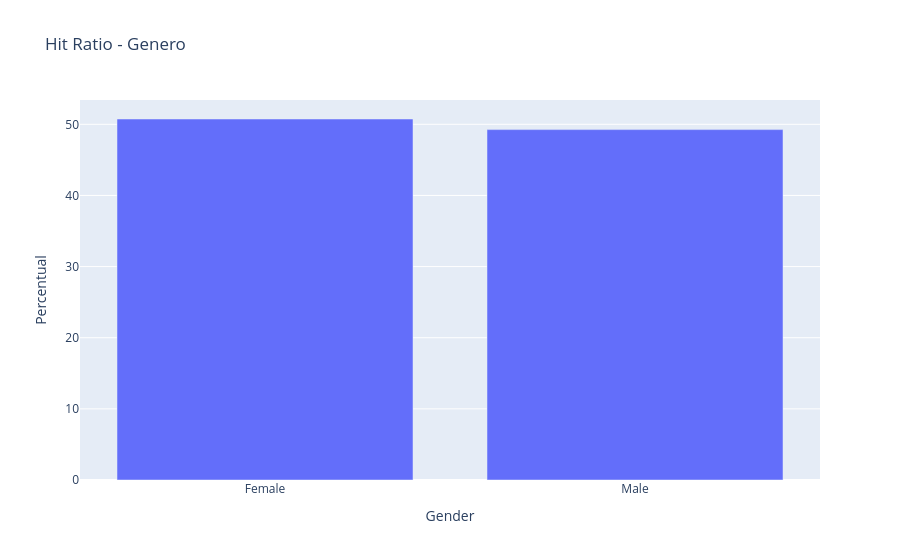

Write notebook code for a chart like this one.
### Code cell
# Distribuição da variável Gender em percentual

fig = px.bar(df_airline['Gender'].value_counts() / len(df_airline) * 100, title='Hit Ratio - Genero',labels={'index': 'Genero', 'value': 'Percentual'})

fig.update_layout(showlegend=False)
fig.show()

### Figure 1 — Plotly figure (JSON) as saved in the notebook; plotly's stock layout.template omitted (floating-point values rounded to 4 significant figures)
{"data": [{"alignmentgroup": "True", "hovertemplate": "variable=count<br>Gender=%{x}<br>Percentual=%{y}<extra></extra>", "legendgroup": "count", "marker": {"color": "#636efa", "pattern": {"shape": ""}}, "name": "count", "offsetgroup": "count", "orientation": "v", "showlegend": true, "textposition": "auto", "type": "bar", "x": ["Female", "Male"], "xaxis": "x", "y": [50.75, 49.25], "yaxis": "y"}], "layout": {"barmode": "relative", "legend": {"title": {"text": "variable"}, "tracegroupgap": 0}, "showlegend": false, "title": {"text": "Hit Ratio - Genero"}, "xaxis": {"anchor": "y", "domain": [0, 1], "title": {"text": "Gender"}}, "yaxis": {"anchor": "x", "domain": [0, 1], "title": {"text": "Percentual"}}}}
